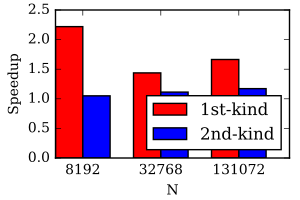

Here is the Python script that generated this plot:
# coding: utf-8

import sys
import numpy
from matplotlib import pyplot, rcParams
from matplotlib.backends.backend_pdf import FigureCanvasPdf

rcParams['font.family'] = 'serif'
rcParams['font.size'] = '10'

result = open(sys.argv[1])
lines = result.readlines()

for i,line in enumerate(lines):
    if "LaplaceBEM speedup test - 1st-kind" in line:
        break

# initialize a list of temporary parsing result
temp = []

for line in lines[i+1:]:
    # remove string "s" (seconds) for parsing
    for elem in line.replace("s","").split():
        try:
            temp.append(float(elem))
        except ValueError:
            pass

# remove recursion number from the list
del temp[::4]

# make an average for each case
time = numpy.mean(numpy.array(temp).reshape(-1,3), axis=1)

# calculate the speedups
speedup = time[::2] / time[1::2]
speedup_1st = speedup[:len(speedup)/2]
speedup_2nd = speedup[len(speedup)/2:]

# set up plot
ind = numpy.arange(len(speedup)/2)
width = 0.35

fig = pyplot.figure(figsize=(3,2), dpi=80)
ax = fig.add_subplot(111)

# plot log-log
bar1 = ax.bar(ind, speedup_1st, width, color='r')
bar2 = ax.bar(ind+width, speedup_2nd, width, color='b')

# axis labels
ax.set_ylabel('Speedup', fontsize=10)
ax.set_xlabel('N', fontsize=10)
ax.set_xticks(ind+width)
ax.set_xticklabels( ('2048','8192','32768','131072') )
ax.legend( (bar1[0], bar2[0]), ('1st-kind', '2nd-kind'), loc=4)
fig.subplots_adjust(left=0.185, bottom=0.21, right=0.965, top=0.95)
canvas = FigureCanvasPdf(fig)

# plot to pdf
canvas.print_figure('LaplaceSpeedup.pdf',dpi=80)
